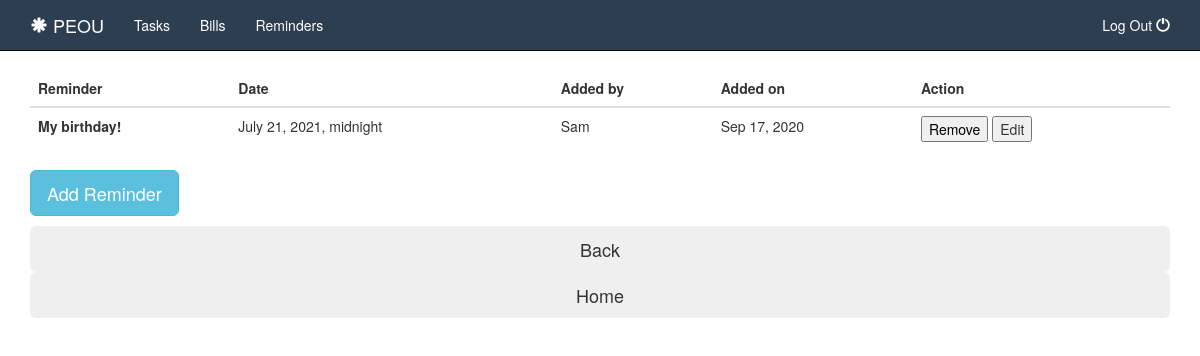
The page /home/reminders on the database its author committed.
### appone/models.py (models this page shows)
class Reminder(models.Model):
    title = models.CharField(max_length=255)
    desc = models.TextField()
    date = models.DateTimeField()
    addedby = models.ForeignKey(Tenant, related_name='reminders', on_delete=models.CASCADE)
    done = models.CharField(max_length=3)
    created_at = models.DateTimeField(auto_now_add=True)
    updated_at = models.DateTimeField(auto_now=True)
    objects = TaskManager()

### login/models.py (models this page shows)
class Tenant(models.Model):
    username = models.CharField(max_length=100)
    first_name = models.CharField(max_length=100)
    password = models.CharField(max_length=50)
    created_at = models.DateTimeField(auto_now_add=True)
    updated_at = models.DateTimeField(auto_now=True)
    objects = TenantManager()

### appone/views.py (the view)
# urls.py: path('reminders', views.reminders),
def reminders(request):
    context = {
        'completed': Reminder.objects.filter(done__icontains='Yes'),
        'avail': Reminder.objects.filter(done__icontains='No')
    }
    return render(request, 'reminders.html', context)

### appone/templates/reminders.html (shortened to what this page needs)
<!DOCTYPE html>
<html lang="en">
<head>
    <link rel="stylesheet"href="https://maxcdn.bootstrapcdn.com/bootstrap/3.3.7/css/bootstrap.min.css">
    {% load static %}
    <link rel="stylesheet" href="{% static 'style2.css' %}">
</head>
<body>
    <div id="navbar">
        <nav class="navbar navbar-inverse navbar-fixed-top">
            <div class="container">
                <div class="navbar-header">
                    <a href="/home" class="navbar-brand"><span class="glyphicon glyphicon-asterisk" aria-hidden="true"></span> PEOU</a>
                </div>
                <div class="collapse navbar-collapse" id="bs-nav-demo">
                    <ul class="nav navbar-nav">
                        <li><a href="/home/tasks">Tasks</a></li>
                        <li><a href="/home/bills">Bills</a></li>
                        <li><a href="/home/reminders">Reminders</a></li>
                    </ul>
                    <ul class="nav navbar-nav navbar-right">
                        <li><a href="/home/logout">Log Out <span class='glyphicon glyphicon-off'></span></a></li>
                    </ul>
                </div>
            </div>
        </nav>
    </div>
    <div class="container">
        <div class="table">
            <table class="table table-borderless table-dark">
                <thead>
                    <tr>
                    <th scope="col">Reminder</th>
                    <th scope="col">Date</th>
                    <th scope="col">Added by</th>
                    <th scope="col">Added on</th>
                    <th scope='col'>Action</th>
                    </tr>
                </thead>
                <tbody>
                    {% for remind in avail reversed %}
                    <tr>
                    <th scope="row">{{remind.title}}</th>
                    <td>{{remind.date}}</td>
                    <td>{{remind.addedby.first_name}}</td>
                    <td>{{remind.created_at|date:'M d, Y'}}</td>
                    <td>
                        <button><a href='/home/removereminder/{{remind.id}}'>Remove</a></button>
                        <button data-toggle="modal" data-target="#editModal{{remind.id}}">Edit</button>
                    </td>
                    </tr>
                    {% endfor %}
                </tbody>
            </table>
        </div>
        <button type="button" class="btn btn-info btn-lg" data-toggle="modal" data-target="#myModal">Add Reminder</button>
        <p>
        <form action="/home/bills">
            <button type="submit" class="btn btn-secondary btn-lg btn-block">Back</button>
        </form>
        <form action="/home">
            <button type="submit" class="btn btn-secondary btn-lg btn-block">Home</button>
        </form>
        </p>
    </div>
</body>
</html>

### login/static/style2.css (style rules this page uses)
body { padding-top:70px; }
.navbar-inverse { background:#2c3e50; }
.navbar-inverse .navbar-nav>li>a { color:white; }
.navbar-inverse .navbar-brand { color:white; }
a { color: black; }

### rows shown on the page
Reminder: title "My birthday!", date "July 21, 2021, midnight", addedby.first_name "Sam", created_at "Sep 17, 2020"
